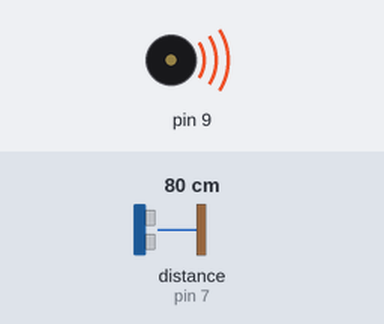
Bench run of a sketch on a simulated Arduino Uno, built with avr-gcc and run on an emulated ATmega328P. Shown: buzzer (waves = sounding). Wiring (inferred from the names in the program): ultrasonic range finder: trigger pin 8; echo pin 7. The test bench sets the inputs (shaded band); at power-on: distance to the obstacle (sensor on pin 7) 80 cm. The echo pulse lasts 58.3 µs per cm.

Above: at 1.2 s.
1.3 s: distance to the obstacle (sensor on pin 7) set to 96 cm
At 1.9 s:
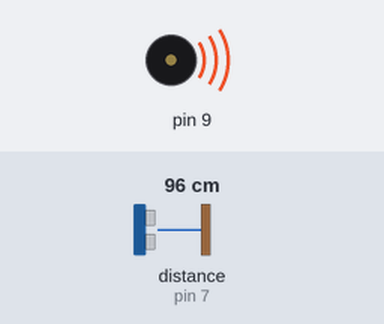
2.8 s: distance to the obstacle (sensor on pin 7) set to 105 cm
At 3.8 s:
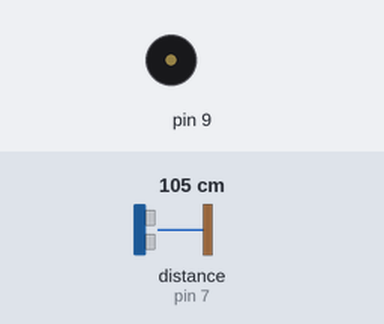
4.3 s: distance to the obstacle (sensor on pin 7) set to 2 cm
At 5.5 s:
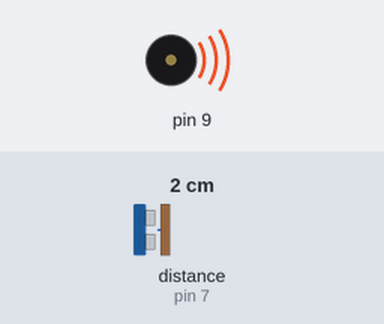
5.8 s: distance to the obstacle (sensor on pin 7) set to 120 cm
At 6.2 s:
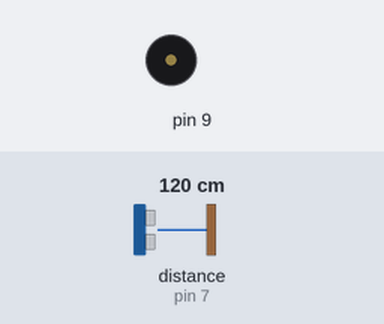
Timing chart, 0 to 8.3 s (numbered marks = the images above; inputs shaded):
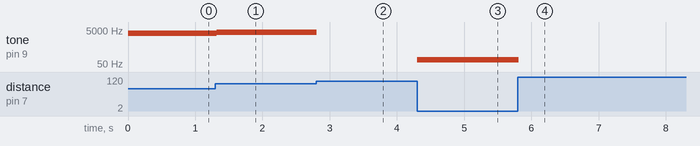

Measured:
- the behaviour switches between 100 and 101 cm on distance to the obstacle (sensor on pin 7) (found by bisection; images 1 and 2)
- after the input at 1.3 s, tone on pin 9: 3170 Hz → 3802 Hz at once
- after the input at 2.8 s, tone on pin 9: 3802 Hz → silent at once
- after the input at 4.3 s, tone on pin 9: silent → 89 Hz at once
- after the input at 5.8 s, tone on pin 9: 89 Hz → silent at once

The sketch:

distTheremin.ino
```cpp
 /* MSc in Design and Multimedia
 *
 * Week 8
 * HC-SR04 Theremin
 *
 */


#define echoPin 7 // Echo Pin
#define trigPin 8 // Trigger Pin

// variable to hold sensor value
int sensorValue;

int maximumRange = 100; // Maximum range needed
int minimumRange = 0; // Minimum range needed
int duration, distance; // Duration used to calculate distance

void setup() {
   pinMode(trigPin, OUTPUT);
   pinMode(echoPin, INPUT);
}

void loop() {

  /* The following trigPin/echoPin cycle is used to determine the
   distance of the nearest object by bouncing soundwaves off of it. */
   digitalWrite(trigPin, LOW);
   delayMicroseconds(2);

   digitalWrite(trigPin, HIGH);
   delayMicroseconds(10);

   digitalWrite(trigPin, LOW);
   duration = pulseIn(echoPin, HIGH,30000);

   //Calculate the distance (in cm) based on the speed of sound.
   distance = (duration*.0343)/2;

  // map the sensor values to a wide range of pitches
  int pitch = map(distance, minimumRange, maximumRange, 50, 4000);

  if (!((distance >= maximumRange) || (distance <= minimumRange))){
  // play the tone for 20 ms on pin 9
       tone(9, pitch, 20);
  }
  // wait for a moment
  delay(10);
}
```
